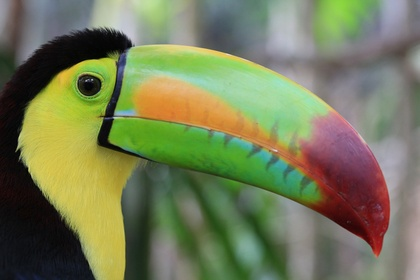
%> input picture renkli.jpg, 420 x 280 px, shrunk from 1800 x 1200 before the run
$ octave overlappingMean.m   (GNU Octave 9; MATLAB toolbox functions it lacks are replaced by stand-ins)
%> lines starting %> are read from the running program, lines starting %| are printed output that depends on the picture
clc;
clear;
resim = imread('renkli.jpg');
%> resim is the input picture: size 280x420x3 uint8; mean R, G, B 117.4, 124.3, 88.3
gri = rgb2gray(resim);
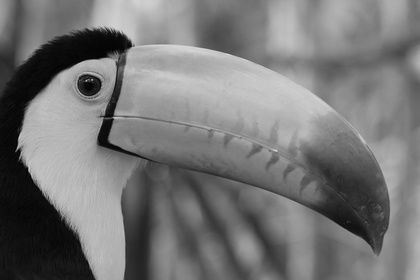
%> gri: size 280x420 uint8; min 1, max 224, mean 118.1
%n komsuluk degeri
n = 20;
[satir,sutun] = size(gri); %goruntu boyutu
%> satir = 280; sutun = 420
resim_zeros = zeros(satir,sutun);%ayný ölçülerde sýfýr matrisi oluþturalým
for i = 1:satir
    for j = 1:sutun
        %komsuluklarýn ,goruntunun boyutunu aþmadýðýndan emin olalým
        i_endusuk = max([1,i-n]);
        i_enyuksek = min([satir,i+n]);
        j_endusuk = max([1,j-n]);
        j_enyuksek = min([sutun,j+n]);

        %geçerli olan tüm n*nlik piksel deðerlerini topluyoruz
        resim_zeros(i,j) = sum(sum(resim(i_endusuk:i_enyuksek,j_endusuk:j_enyuksek)));
        %ve bölüyoruz
        resim_zeros(i,j) = resim_zeros(i,j)/((i_endusuk - i_enyuksek +1)*(j_endusuk - j_enyuksek + 1));
    end % j for bitis
end %i for bitis
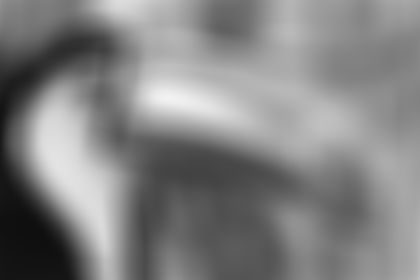
%> resim_zeros: size 280x420 double; min 15.01, max 242.1, mean 130.4
% son olarak yuvarlama yapalým
resim_zeros = uint8(floor(resim_zeros + 0.5));
%> resim_zeros: size 280x420 uint8
imshow(resim_zeros);

$ run again, with fotografci.png saved as renkli.jpg
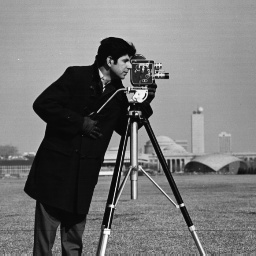
%> input picture fotografci.png, 256 x 256 px
%> resim is the input picture: size 256x256 uint8; min 4, max 254, mean 118.7
%> after the loop `for i = 1:satir`:
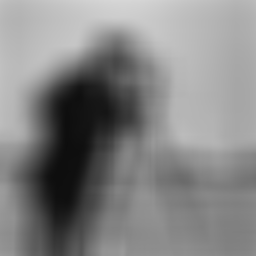
%> resim_zeros: size 256x256 double; min 13.92, max 214.8, mean 132.3
